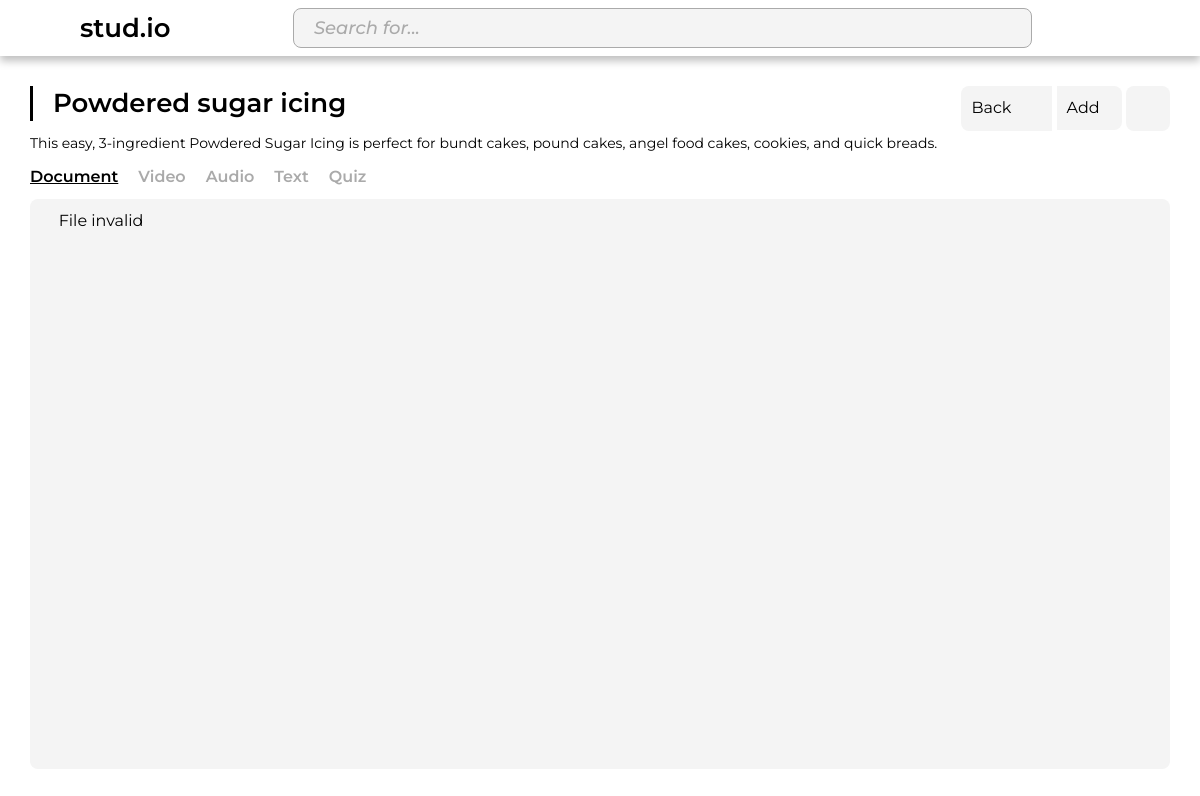
/Dev/Topic?id=10 (signed in), run on the app's committed database.
### tables this page shows
CREATE TABLE `topic` (
  `topic_ID` int(11) NOT NULL,
  `topic_name` varchar(100) NOT NULL,
  `topic_description` varchar(150) NOT NULL,
  `difficulty_ID` int(11) DEFAULT NULL,
  `course_ID` int(11) NOT NULL
);

### Dev/skeleton.php (called while the page is built, shortened)
<?php
include '../head.php';
include '../config.php';
$sql = "SELECT theme FROM user where username='$_SESSION[username]';";
$result = $conn->query($sql);
if ($result->num_rows > 0) {
    while ($row = $result->fetch_assoc()) {
        $theme = $row["theme"];
    }
}
?>

### Dev/Topic/index.php (the view, shortened to what this page needs)
<?php include '../skeleton.php'; ?>
<head>
</head>
<body class="<?php echo $theme; ?>">
    <div class="main-container">
        <?php
        include '../navbar.php';
        include 'topic.php';
        ?>
    </div>
</body>

### Dev/Topic/content.php (shortened to what this page needs)
<?php
include '../config.php';
$get_id = $_GET['id'];
$user_ID = "$_SESSION[id]";
$sql = "SELECT * FROM topic INNER JOIN course ON course.course_ID = topic.course_ID where user_ID='$user_ID' AND topic_ID='$get_id';";
$result = $conn->query($sql);
$topic_name = $topic_description = $difficulty_ID = "";
if ($result->num_rows > 0) {
    while ($row = $result->fetch_assoc()) {
        $topic_name = $row["topic_name"];
        $topic_description = $row["topic_description"];
        $course_ID = $row["course_ID"];
    }
}
?>
<div class="topic-container">
    <div class="topic-header">
        <div class="topic-header-box">
            <div class="topic-title-box">
                <span id="topic-header-title" class="topic-header-title" contenteditable="true" value=><?php echo $topic_name; ?></span>
            </div>
            <div class="topic-action-buttons-box">
                <div class="topic-action-buttons">
                    <button id="topicButton" class="action-btn" type="button" onclick="location.href='<?php echo '../Dashboard?id=' . $course_ID; ?>'">
                        Back <i class="fal fa-solid fa-arrow-left"></i>
                    </button>
                    <button id="editButton" class="action-btn" type="button">
                        Add <i class="fal fa-solid fa-file-plus"></i>
                    </button>
                </div>
                <div class="topic-action-buttons">
                    <button id="viewBtn" class="topic-action-button action-btn" type="button" onclick="changeView()">
                        <i class="fal fa-regular fa-list"></i>
                    </button>
                </div>
            </div>
        </div>
        <div class="topic-header-box">
            <span id="topic-description" class="topic-description" contenteditable="true"><?php echo $topic_description; ?></span>
        </div>
    </div>
    <div class="topic-content-box">
        <?php include 'tab.php';?>
    </div>
</div>

### Style/style.css (style rules this page uses)
* { margin: 0; padding: 0; font-family: 'Montserrat'; color: var(--font); }

### Style/index.css (style rules this page uses)
body { background: var(--bg) !important; }
.fal { font-size: 24px; display: inline-flex !important; align-items: center; }
.action-btn { border-radius: 0px; border: none; background-color: var(--action-btn-bg); color: var(--action-btn-font); font-size: 16px; padding: 10px; outline: none; }
.action-btn:first-child { border-radius: 8px 0 0 8px; }
.action-btn:last-child { border-radius: 0 8px 8px 0; }
.action-btn .fal { vertical-align: middle; margin-left: 8px; }

### Style/Topic/topic.css (style rules this page uses)
.topic-container { width: 100%; height: 100%; padding: 30px; }
.topic-header { width: 100%; margin-bottom: 10px; }
.topic-header-box { width: 100%; display: inline-flex; justify-content: space-between; }
.topic-title-box { width: 60%; display: inline-flex; justify-content: space-between; border-left: 3px solid var(--font); margin-bottom: 10px; }
.topic-header-title { font: var(--font); font-weight: 600; font-size: 26px; margin-left: 20px; align-self: center; line-height: normal; overflow: hidden; text-overflow: ellipsis; display: -webkit-box; -webkit-line-clamp: 1; line-clamp: 1; -webkit-box-orient: vertical; }
.topic-description { font-size: 14px; overflow: hidden; text-overflow: ellipsis; display: -webkit-box; -webkit-line-clamp: 2; line-clamp: 2; -webkit-box-orient: vertical; }
.topic-action-buttons-box { float: right; }
.topic-action-buttons { display: inline; }
.topic-action-button { border-radius: 8px !important; }
.topic-action-button .fal { margin: 0; width: 24px; justify-content: center; }

### Style/Theme/light.css (style rules this page uses)
.light { --bg: #fff; --font: #000; --font-hover: #bf1818; --icon: #000; --icon-hover: #bf1818; --icon-disabled: #aaa; --box-shadow: 0px 4px 4px 0px rgba(0, 0, 0, 0.25); --header-bg: #fff; --header-dropdown-bg: #f4f4f4; --header-dropdown-bg-hover: #fff; --sidebar-bg: #f4f4f4; --sidebar-item-bg-selected: rgba(0, 0, 0, 0.1); --sidebar-item-bg-hover: rgba(0, 0, 0, 0.3); --sidebar-button-bg: rgba(0, 0, 0, 0.1); --sidebar-button-bg-hover: rgba(0, 0, 0, 0.3); --searchbar-bg: #f4f4f4; --searchbar-border: #aaa; --searchbar-icon: #aaa; --searchbar-placeholder: #aaa; --searchbar-cancel-opacity: 0.3; --textbox-bg: #f4f4f4; --textbox-border: #aaa; --textbox-icon: var(--icon); --textbox-placeholder: #aaa; --table-border-bottom: #d4d4d4; --table-bg-hover: #0000001A; --primary-btn-bg: #bf1818; --primary-btn-bg-hover: #000; --primary-btn-bg-disabled: #404040; --primary-btn-border: #bf1818; --primary-btn-border-hover: #000; --primary-btn-border-disabled: #404040; --primary-btn-font: #fff; --primary-btn-font-hover: #fff; --primary-btn-font-disabled: #eee; --secondary-btn-bg: transparent; --secondary-btn-border: #bf1818; --secondary-btn-border-hover: #000; --secondary-btn-border-disabled: #404040; --secondary-btn-font: #bf1818; --secondary-btn-font-hover: #000; --secondary-btn-font-disabled: #404040; --action-btn-bg: #f4f4f4; --action-btn-bg-hover: #aaa; --action-btn-bg-disabled: #f4f4f4; --action-btn-font: #000; --action-btn-font-hover: #000; --action-btn-font-disabled: #aaa; --popup-bg: rgba(0, 0, 0, 0.6); --container-bg-1: #F4F4F4; --container-bg-2: #aaa; }

### data on the page
topic: topic_name "Powdered sugar icing", topic_description "This easy, 3-ingredient Powdered Sugar Icing is perfect for bundt cakes, pound cakes, angel food cakes, cookies, and quick breads."
